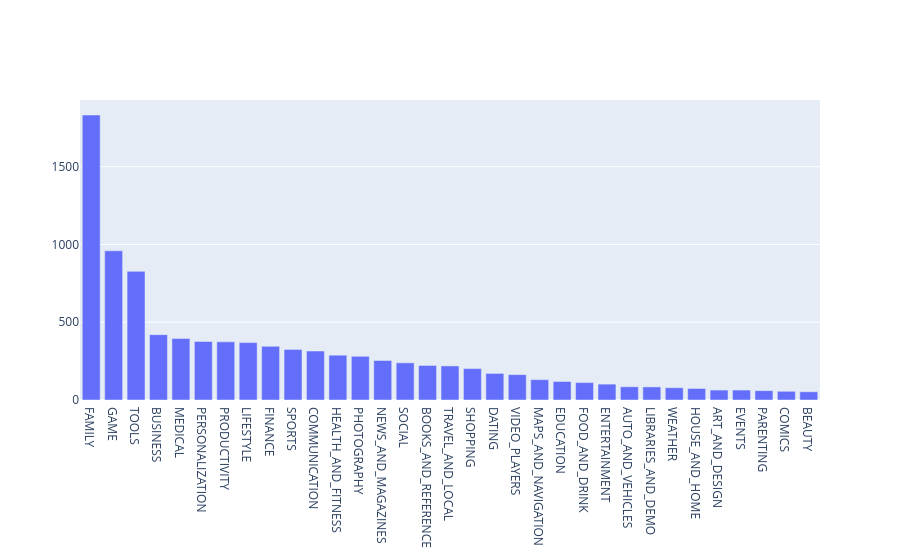

Here is the notebook cell this chart was saved with:
### Markdown cell above
## 4. Exploring app categories
<p>With more than 1 billion active users in 190 countries around the world, Google Play continues to be an important distribution platform to build a global audience. For businesses to get their apps in front of users, it's important to make them more quickly and easily discoverable on Google Play. To improve the overall search experience, Google has introduced the concept of grouping apps into categories.</p>
<p>This brings us to the following questions:</p>
<ul>
<li>Which category has the highest share of (active) apps in the market? </li>
<li>Is any specific category dominating the market?</li>
<li>Which categories have the fewest number of apps?</li>
</ul>
<p>We will see that there are <code>33</code> unique app categories present in our dataset. <em>Family</em> and <em>Game</em> apps have the highest market prevalence. Interestingly, <em>Tools</em>, <em>Business</em> and <em>Medical</em> apps are also at the top.</p>

### Code cell
import plotly
plotly.offline.init_notebook_mode(connected=True)
import plotly.graph_objs as go

# Print the total number of unique categories
num_categories = 33
print('Number of categories = ', num_categories)

# Count the number of apps in each 'Category'. 
num_apps_in_category = apps['Category'].value_counts()

# Sort num_apps_in_category in descending order based on the count of apps in each category
sorted_num_apps_in_category = num_apps_in_category.sort_values(ascending=False)

data = [go.Bar(
        x = num_apps_in_category.index, # index = category name
        y = num_apps_in_category.values, # value = count
)]

plotly.offline.iplot(data)

### Figure 1 — Plotly figure (JSON) as saved in the notebook; plotly's stock layout.template omitted (floating-point values rounded to 4 significant figures)
{"data": [{"type": "bar", "x": ["FAMILY", "GAME", "TOOLS", "BUSINESS", "MEDICAL", "PERSONALIZATION", "PRODUCTIVITY", "LIFESTYLE", "FINANCE", "SPORTS", "COMMUNICATION", "HEALTH_AND_FITNESS", "PHOTOGRAPHY", "NEWS_AND_MAGAZINES", "SOCIAL", "BOOKS_AND_REFERENCE", "TRAVEL_AND_LOCAL", "SHOPPING", "DATING", "VIDEO_PLAYERS", "MAPS_AND_NAVIGATION", "EDUCATION", "FOOD_AND_DRINK", "ENTERTAINMENT", "AUTO_AND_VEHICLES", "LIBRARIES_AND_DEMO", "WEATHER", "HOUSE_AND_HOME", "ART_AND_DESIGN", "EVENTS", "PARENTING", "COMICS", "BEAUTY"], "y": [1832, 959, 827, 420, 395, 376, 374, 369, 345, 325, 315, 288, 281, 254, 239, 222, 219, 202, 171, 163, 131, 119, 112, 102, 85, 84, 79, 74, 64, 64, 60, 56, 53]}], "layout": {}}
